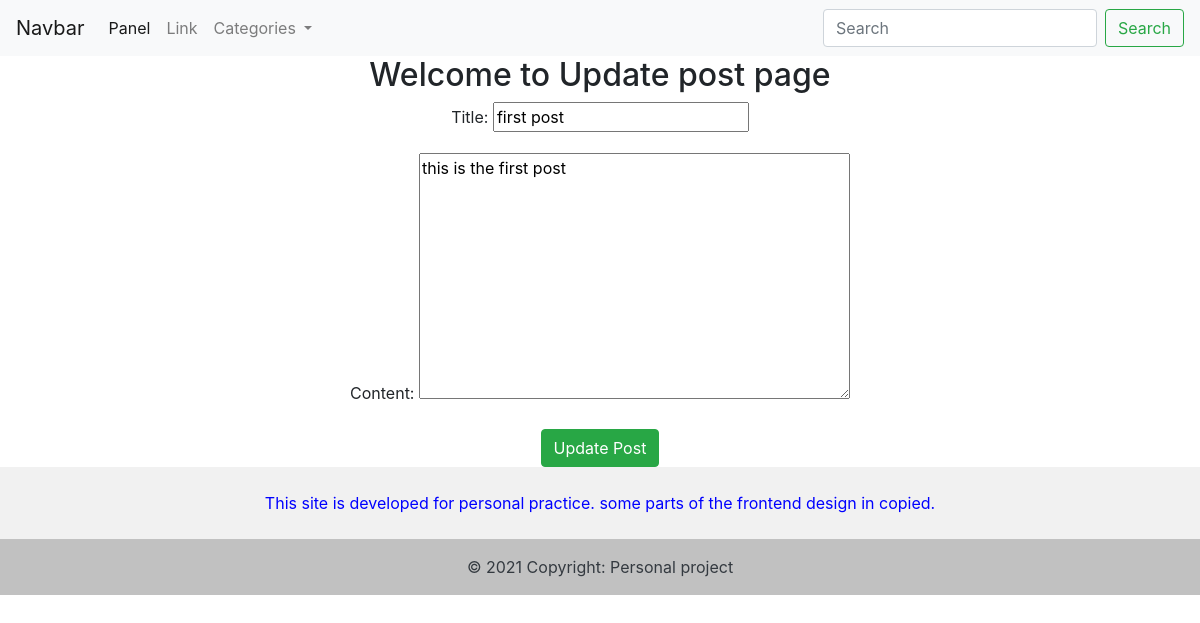
Before: /panel/update/1/ with the older database file.
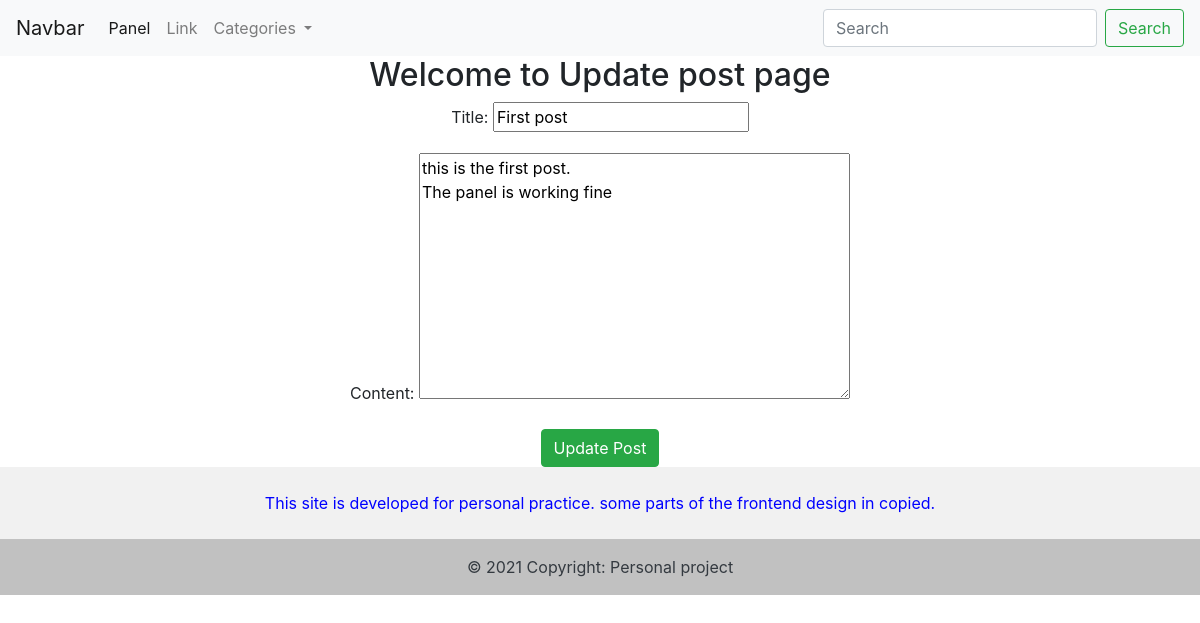
After: the same page with the newer database file.
### posts/models.py (models this page shows, shortened)
class Post(models.Model):
    title = models.CharField(max_length=100)
    content = models.TextField()
    created_on = models.DateTimeField(auto_now_add=True)
    updated_on = models.DateTimeField(auto_now=True)
    class Meta:
        ordering = ('-created_on',)

### posts/views.py (the view)
# urls.py: path('panel/update/<id>/', views.update_post, name='update_post'),
def update_post(request, id):
    post = Post.objects.get(id=id)
    form = Postform(instance=post)
    if request.method == 'POST':
        form = Postform(request.POST, instance=post)
        if form.is_valid():
            form.save()
            return redirect('post_list')
    context = {
        'form': form,
        'type': 'Update'
    }
    return render(request, 'back/create_post.html', context)

### posts/forms.py
class Postform(forms.ModelForm):
    class Meta:
        model = Post
        fields = [
            'title',
            'content'
        ]

### templates/back/create_post.html (shortened to what this page needs)
{% extends 'base.html' %}
{% block content %}
    <div style="text-align: center;">
        <h2>Welcome to {{type}} post page </h2>
        <form method="POST">
            {{form.as_p}}
            <button type="submit" class="btn btn-success"> {{type}} Post </button>
        </form>
    </div>
{% endblock %}

Changed rows visible on the page:
changed Post: title "first post" → "First post"; content "this is the first post" → "this is the first post. The panel is working fine"
